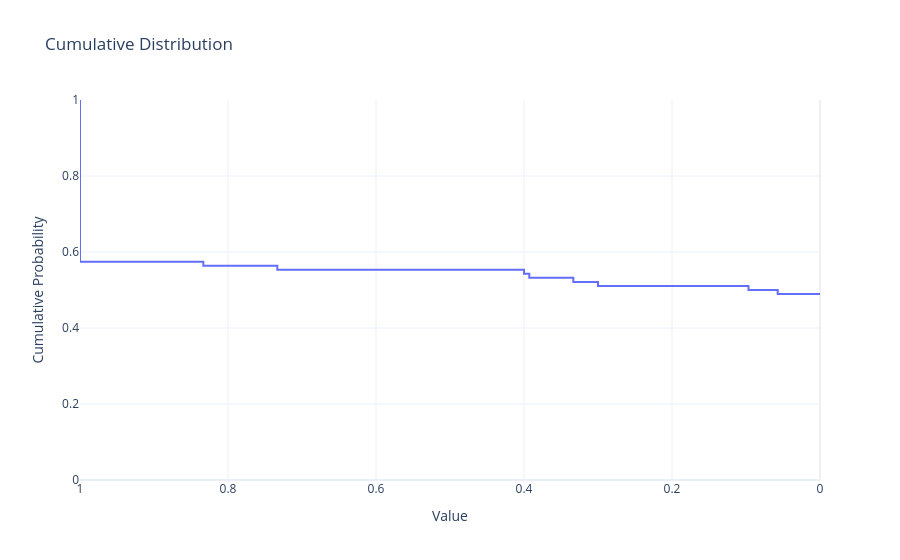

The code cell stored with this chart in its notebook:
### Markdown cell above
---
## Week 3
---
(a) Compute the cumulative distribution of the clustering

(b) Define for every node the average of clustering of its neighbors. Compute the cumulative distribution

(c) Compare the two distributions.

### Code cell
# to compute the cumulative distribution of the clusterng

# we sort the list of clusterings computed earlier, and we create a hashmp.

# sorted_all_clusterings = all_clusterings[::] # shorthand deep copy
# sorted_all_clusterings.sort(reverse=1)

# print(sorted_all_clusterings)

# making a hash_map
clustering_count = {}

for i in range(len(all_clusterings)):
    if all_clusterings[i] in clustering_count:
        clustering_count[all_clusterings[i]] += 1
    else:
        clustering_count[all_clusterings[i]] = 1

print(clustering_count)

# sanity check, checking if clustering counts add up to no. of nodes

# print(len(main_graph.nodes))
# sums = 0
# for i in clustering_count:
#     sums += clustering_count[i]
#     print(sums)

# ok I am still sane

# now we sort the clustering count

x = np.array(sorted(clustering_count.keys()))
counts = np.array([clustering_count[k] for k in x])

# Cumulative distribution
cdf = np.cumsum(counts) / counts.sum()

fig = go.Figure()

fig.add_trace(go.Scatter(
    x=x,
    y=cdf,
    mode="lines",
    line_shape="hv",  # horizontal-vertical step style
    name="CDF"
))

fig.update_layout(
    title="Cumulative Distribution",
    xaxis_title="Value",
    xaxis=dict(range=[max(x), min(x)]),
    yaxis_title="Cumulative Probability",
    yaxis=dict(range=[0, 1]),
    template="plotly_white"
)

fig.show()

### Figure 1 — Plotly figure (JSON) as saved in the notebook; plotly's stock layout.template omitted (floating-point values rounded to 4 significant figures)
{"data": [{"line": {"shape": "hv"}, "mode": "lines", "name": "CDF", "type": "scatter", "x": [0, 0.05714, 0.09667, 0.3, 0.3333, 0.3929, 0.4, 0.7333, 0.8333, 1], "y": [0.4894, 0.5, 0.5106, 0.5213, 0.5319, 0.5426, 0.5532, 0.5638, 0.5745, 1]}], "layout": {"title": {"text": "Cumulative Distribution"}, "xaxis": {"range": [1, 0], "title": {"text": "Value"}}, "yaxis": {"range": [0, 1], "title": {"text": "Cumulative Probability"}}}}
